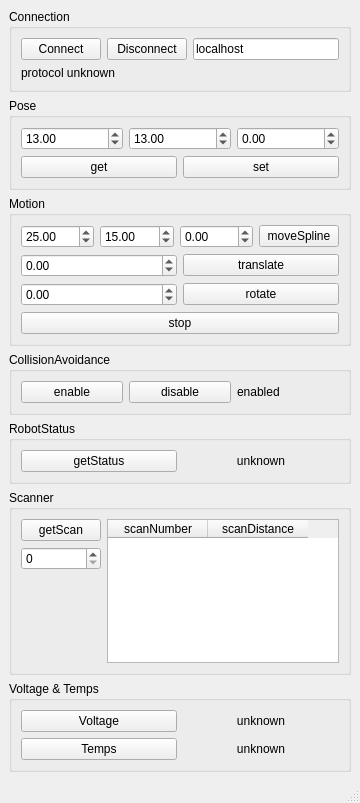
<ui version="4.0" >
 <class>MainWindow</class>
 <widget class="QMainWindow" name="MainWindow" >
  <property name="geometry" >
   <rect>
    <x>0</x>
    <y>0</y>
    <width>360</width>
    <height>803</height>
   </rect>
  </property>
  <property name="windowTitle" >
   <string>MainWindow</string>
  </property>
  <widget class="QWidget" name="centralwidget" >
   <layout class="QVBoxLayout" >
    <item>
     <widget class="QGroupBox" name="groupBox_5" >
      <property name="title" >
       <string>Connection</string>
      </property>
      <layout class="QVBoxLayout" >
       <item>
        <layout class="QHBoxLayout" >
         <item>
          <widget class="QPushButton" name="connectionConnect" >
           <property name="text" >
            <string>Connect</string>
           </property>
          </widget>
         </item>
         <item>
          <widget class="QPushButton" name="connectionDisconnect" >
           <property name="text" >
            <string>Disconnect</string>
           </property>
          </widget>
         </item>
         <item>
          <widget class="QLineEdit" name="connectAddress" >
           <property name="text" >
            <string>localhost</string>
           </property>
          </widget>
         </item>
        </layout>
       </item>
       <item>
        <widget class="QLabel" name="protocolLabel" >
         <property name="text" >
          <string>protocol unknown</string>
         </property>
        </widget>
       </item>
      </layout>
     </widget>
    </item>
    <item>
     <widget class="QGroupBox" name="groupBox" >
      <property name="title" >
       <string>Pose</string>
      </property>
      <layout class="QVBoxLayout" >
       <item>
        <layout class="QHBoxLayout" >
         <item>
          <widget class="QDoubleSpinBox" name="poseX" >
           <property name="value" >
            <double>13.000000000000000</double>
           </property>
          </widget>
         </item>
         <item>
          <widget class="QDoubleSpinBox" name="poseY" >
           <property name="value" >
            <double>13.000000000000000</double>
           </property>
          </widget>
         </item>
         <item>
          <widget class="QDoubleSpinBox" name="poseAngle" >
           <property name="minimum" >
            <double>-360.000000000000000</double>
           </property>
           <property name="maximum" >
            <double>360.000000000000000</double>
           </property>
          </widget>
         </item>
        </layout>
       </item>
       <item>
        <layout class="QHBoxLayout" >
         <item>
          <widget class="QPushButton" name="poseGet" >
           <property name="text" >
            <string>get</string>
           </property>
          </widget>
         </item>
         <item>
          <widget class="QPushButton" name="poseSet" >
           <property name="text" >
            <string>set</string>
           </property>
          </widget>
         </item>
        </layout>
       </item>
      </layout>
     </widget>
    </item>
    <item>
     <widget class="QGroupBox" name="groupBox_6" >
      <property name="title" >
       <string>Motion</string>
      </property>
      <layout class="QVBoxLayout" >
       <item>
        <layout class="QHBoxLayout" >
         <item>
          <widget class="QDoubleSpinBox" name="moveX" >
           <property name="minimum" >
            <double>-100.000000000000000</double>
           </property>
           <property name="value" >
            <double>25.000000000000000</double>
           </property>
          </widget>
         </item>
         <item>
          <widget class="QDoubleSpinBox" name="moveY" >
           <property name="minimum" >
            <double>-100.000000000000000</double>
           </property>
           <property name="value" >
            <double>15.000000000000000</double>
           </property>
          </widget>
         </item>
         <item>
          <widget class="QDoubleSpinBox" name="moveAngle" >
           <property name="minimum" >
            <double>-720.000000000000000</double>
           </property>
           <property name="maximum" >
            <double>720.000000000000000</double>
           </property>
          </widget>
         </item>
         <item>
          <widget class="QPushButton" name="moveSpline" >
           <property name="text" >
            <string>moveSpline</string>
           </property>
          </widget>
         </item>
        </layout>
       </item>
       <item>
        <layout class="QHBoxLayout" >
         <item>
          <widget class="QDoubleSpinBox" name="moveDistance" >
           <property name="minimum" >
            <double>-500.000000000000000</double>
           </property>
           <property name="maximum" >
            <double>500.000000000000000</double>
           </property>
          </widget>
         </item>
         <item>
          <widget class="QPushButton" name="moveTranslate" >
           <property name="text" >
            <string>translate</string>
           </property>
          </widget>
         </item>
        </layout>
       </item>
       <item>
        <layout class="QHBoxLayout" >
         <item>
          <widget class="QDoubleSpinBox" name="moveAngleDiff" >
           <property name="minimum" >
            <double>-720.000000000000000</double>
           </property>
           <property name="maximum" >
            <double>720.000000000000000</double>
           </property>
          </widget>
         </item>
         <item>
          <widget class="QPushButton" name="moveRotate" >
           <property name="text" >
            <string>rotate</string>
           </property>
          </widget>
         </item>
        </layout>
       </item>
       <item>
        <widget class="QPushButton" name="moveStop" >
         <property name="text" >
          <string>stop</string>
         </property>
        </widget>
       </item>
      </layout>
     </widget>
    </item>
    <item>
     <widget class="QGroupBox" name="groupBox_7" >
      <property name="title" >
       <string>CollisionAvoidance</string>
      </property>
      <layout class="QHBoxLayout" >
       <item>
        <widget class="QPushButton" name="caEnable" >
         <property name="text" >
          <string>enable</string>
         </property>
        </widget>
       </item>
       <item>
        <widget class="QPushButton" name="caDisable" >
         <property name="text" >
          <string>disable</string>
         </property>
        </widget>
       </item>
       <item>
        <widget class="QLabel" name="caStatus" >
         <property name="text" >
          <string>enabled</string>
         </property>
        </widget>
       </item>
      </layout>
     </widget>
    </item>
    <item>
     <widget class="QGroupBox" name="groupBox_2" >
      <property name="title" >
       <string>RobotStatus</string>
      </property>
      <layout class="QHBoxLayout" >
       <item>
        <widget class="QPushButton" name="robotStatusGet" >
         <property name="text" >
          <string>getStatus</string>
         </property>
        </widget>
       </item>
       <item>
        <widget class="QLabel" name="robotStatusLabel" >
         <property name="text" >
          <string>unknown</string>
         </property>
         <property name="alignment" >
          <set>Qt::AlignCenter</set>
         </property>
        </widget>
       </item>
      </layout>
     </widget>
    </item>
    <item>
     <widget class="QGroupBox" name="groupBox_3" >
      <property name="title" >
       <string>Scanner</string>
      </property>
      <layout class="QHBoxLayout" >
       <item>
        <layout class="QVBoxLayout" >
         <item>
          <widget class="QPushButton" name="scannerGet" >
           <property name="text" >
            <string>getScan</string>
           </property>
          </widget>
         </item>
         <item>
          <widget class="QSpinBox" name="scannerNumber" />
         </item>
         <item>
          <spacer>
           <property name="orientation" >
            <enum>Qt::Vertical</enum>
           </property>
           <property name="sizeHint" >
            <size>
             <width>20</width>
             <height>40</height>
            </size>
           </property>
          </spacer>
         </item>
        </layout>
       </item>
       <item>
        <widget class="QTableWidget" name="scannerView" >
         <property name="alternatingRowColors" >
          <bool>true</bool>
         </property>
         <property name="columnCount" >
          <number>2</number>
         </property>
         <column>
          <property name="text" >
           <string>scanNumber</string>
          </property>
         </column>
         <column>
          <property name="text" >
           <string>scanDistance</string>
          </property>
         </column>
        </widget>
       </item>
      </layout>
     </widget>
    </item>
    <item>
     <widget class="QGroupBox" name="groupBox_4" >
      <property name="title" >
       <string>Voltage &amp;&amp; Temps</string>
      </property>
      <layout class="QVBoxLayout" >
       <item>
        <layout class="QHBoxLayout" >
         <item>
          <widget class="QPushButton" name="voltageGet" >
           <property name="text" >
            <string>Voltage</string>
           </property>
          </widget>
         </item>
         <item>
          <widget class="QLabel" name="voltageLabel" >
           <property name="text" >
            <string>unknown</string>
           </property>
           <property name="alignment" >
            <set>Qt::AlignCenter</set>
           </property>
          </widget>
         </item>
        </layout>
       </item>
       <item>
        <layout class="QHBoxLayout" >
         <item>
          <widget class="QPushButton" name="tempsGet" >
           <property name="text" >
            <string>Temps</string>
           </property>
          </widget>
         </item>
         <item>
          <widget class="QLabel" name="tempsLabel" >
           <property name="text" >
            <string>unknown</string>
           </property>
           <property name="alignment" >
            <set>Qt::AlignCenter</set>
           </property>
          </widget>
         </item>
        </layout>
       </item>
      </layout>
     </widget>
    </item>
   </layout>
  </widget>
  <widget class="QStatusBar" name="statusbar" />
 </widget>
 <resources/>
 <connections/>
</ui>
